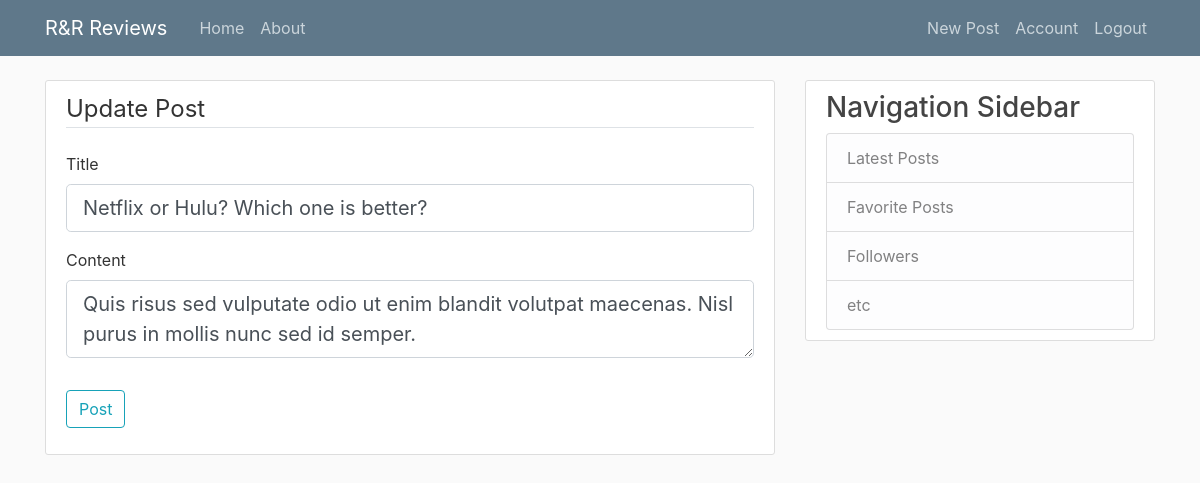
Page /post/25/update (signed in) on the committed database.
### app/models.py (models this page shows, shortened)
class Post(db.Model):
    id = db.Column(db.Integer, primary_key=True)
    title = db.Column(db.String(100), nullable=False)
    date_posted = db.Column(db.DateTime, nullable=False, default=datetime.utcnow)
    content = db.Column(db.Text, nullable=False)
    user_id = db.Column(db.Integer, db.ForeignKey('user.id'), nullable=False)

### app/routes.py (the view)
@app.route('/post/<int:post_id>/update', methods=['GET', 'POST'])
@login_required
def update_post(post_id):
    post = Post.query.get_or_404(post_id)
    if post.author != current_user:
        abort(403)
    form = PostForm()
    if form.validate_on_submit():
        post.title = form.title.data
        post.content = form.content.data
        db.session.commit()
        flash('Your post has been updated successfully!', 'success')
        return redirect (url_for('post', post_id=post.id))
    elif request.method == 'GET':
        form.title.data = post.title
        form.content.data = post.content
    return render_template('create_post.html', title='Update Post', form=form, legend='Update Post')

### app/forms.py
class PostForm(FlaskForm):
    title = StringField('Title', validators=[DataRequired()])
    content = TextAreaField('Content', validators=[DataRequired()])
    submit = SubmitField('Post')

### app/models.py (called while the page is built)
@login_manager.user_loader
def load_user(user_id):
    return User.query.get(int(user_id))

### app/templates/create_post.html (shortened to what this page needs)
{% extends "layout.html" %}
{% block content %}
    <div class="content-section">
        <form method='POST' action="">
            <fieldset class="form-group">
                <legend class="border-bottom mb-4">{{ legend }}</legend>
                <div class="form-group">
                    {{ form.title.label(class="form-control-label") }}
                    {% if form.title.errors %}
                        {{ form.title(class="form-control form-control-lg is-invalid") }}
                        <div class="invalid-feedback">
                            {% for error in form.title.errors %}
                                <span>{{ error }}</span>
                            {% endfor %}
                        </div>
                    {% else %}
                        {{ form.title(class="form-control form-control-lg") }}
                    {% endif %}
                </div>
                <div class="form-group">
                    {{ form.content.label(class="form-control-label") }}
                    {% if form.content.errors %}
                        {{ form.content(class="form-control form-control-lg is-invalid") }}
                        <div class="invalid-feedback">
                            {% for error in form.content.errors %}
                                <span>{{ error }}</span>
                            {% endfor %}
                        </div>
                    {% else %}
                        {{ form.content(class="form-control form-control-lg") }}
                    {% endif %}
                </div>
            </fieldset>
            <div class="form-group">
                {{ form.submit(class="btn btn-outline-info") }}
            </div>
        </form>
    </div>
{% endblock content %}

### app/static/main.css (style rules this page uses)
body { background: #fafafa; color: #333333; margin-top: 5rem; }
.content-section { background: #ffffff; padding: 10px 20px; border: 1px solid #dddddd; border-radius: 3px; margin-bottom: 20px; }

### rows in the picture
Post: title "Netflix or Hulu? Which one is better?", content "Quis risus sed vulputate odio ut enim blandit volutpat maecenas. Nisl purus in mollis nunc sed id semper."

### other values in the picture
{{ legend }} "Update Post"
